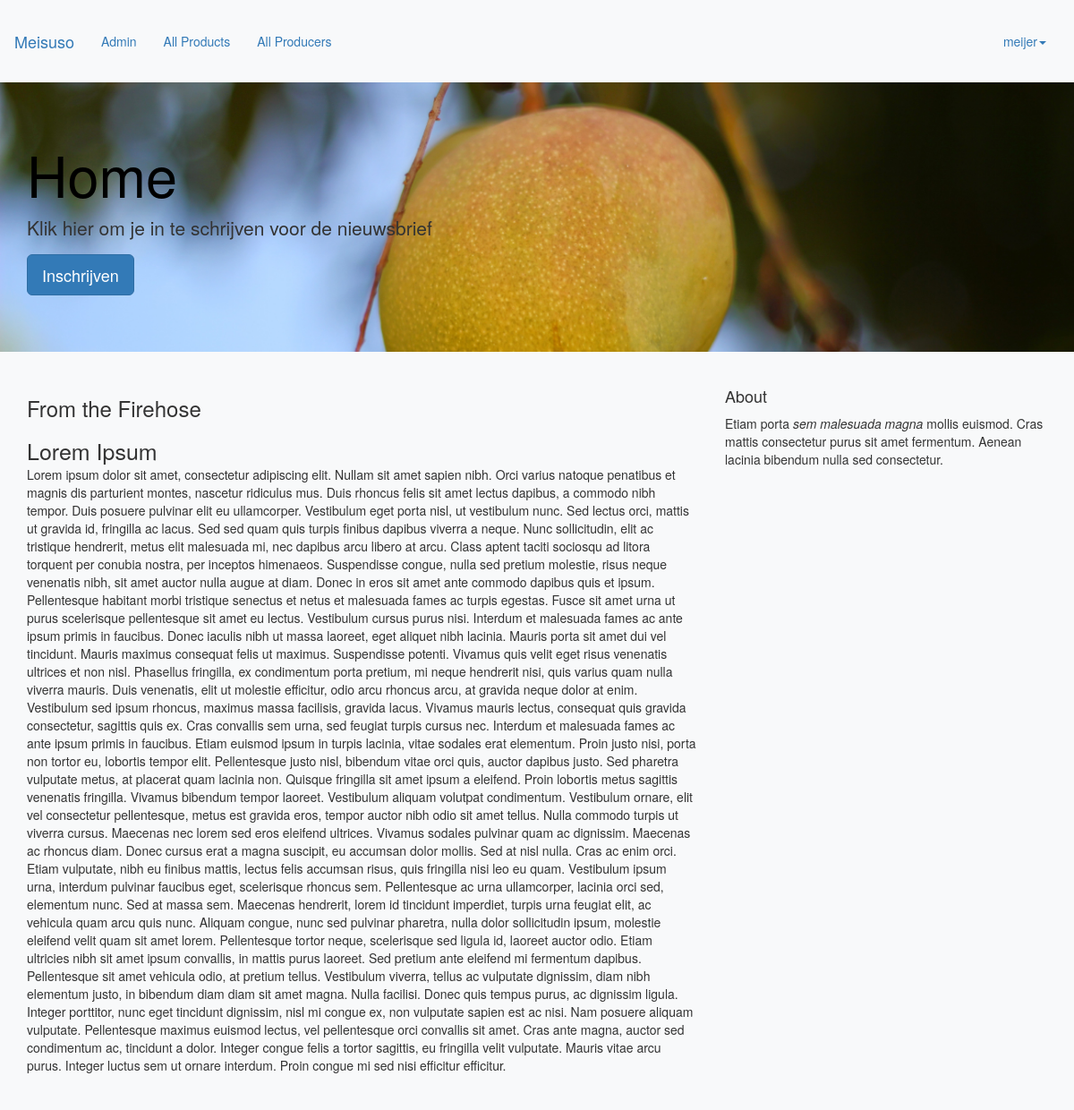
The app's page / (signed in) with its own data.
### accounts/models.py (models this page shows, shortened)
class BlogItem(models.Model):
    user = models.ForeignKey(User, on_delete=models.CASCADE, null=True, editable=False)
    title = models.CharField(max_length=100, default = '', null=True, blank=True)
    description = models.TextField(max_length=10000, default = '', null=True, blank=True)

### accounts/views.py (the view)
# urls.py: path('', views.home, name='home'),
def home(request):
    blogitems = BlogItem.objects.all()
    template = 'accounts/home.html'
    return render(request, template, {'blogitems':blogitems,'user': request.user})

### accounts/templates/accounts/home.html (shortened to what this page needs)
{% extends 'base.html' %}
{%block body%}
<div class="jumbotron">
  <div class="container">
    <h1>Home</h1>
    <p>Klik hier om je in te schrijven voor de nieuwsbrief</p>
    <p><a class="btn btn-primary btn-lg" href="#" role="button">Inschrijven</a></p>
  </div>
</div>
<main role="main" class="container">
  <div class="row">
    <div class="col-md-8 blog-main">
      <h3 class="pb-3 mb-4 font-italic border-bottom">
        From the Firehose
      </h3>
      <div class="blog-post">
      {% for BlogItem in blogitems %}
      <h2 class = "blog-post-title"> {{BlogItem.title}}</h2>
      <p>{{BlogItem.description}}</p>
      {% endfor %}
      </div>
    </div>
    <aside class="col-md-4 blog-sidebar">
      <div class="p-3 mb-3 bg-light rounded">
        <h4 class="font-italic">About</h4>
        <p class="mb-0">Etiam porta <em>sem malesuada magna</em> mollis euismod. Cras mattis consectetur purus sit amet fermentum. Aenean lacinia bibendum nulla sed consectetur.</p>
      </div>
    </aside>
  </div>
</main>
{%endblock%}

### accounts/templates/base.html (shortened to what this page needs)
<html>
  <head>
    {% load static %}
    <link rel="stylesheet"
    href="https://maxcdn.bootstrapcdn.com/bootstrap/3.3.7/css/bootstrap.min.css"
>
    <link rel="stylesheet" type="text/css" href="{% static 'accounts/style.css' %}">
</head>
<body>
  <br>
  <nav class="navbar navbar-expand-lg navbar-light fixed-top" id="mainNav">
          <div class="container-fluid">
            <div class="navbar-header">
              <a class="navbar-brand" href="/">Meisuso</a>
            </div>
            <div id="navbar" class="navbar-collapse collapse">
              {% if request.user.is_superuser %}
              <ul class = "nav navbar-nav">
<li><a href="{% url 'admin:index' %}">Admin</a></li>
</ul>
{%endif%}
  {% if user.is_authenticated %}<ul class = "nav navbar-nav">
    <li><a href="{% url 'all-product' %}">All Products</a></li>
    <li><a href="{% url 'all-users' %}">All Producers</a></li>
  </ul>
              <ul class="nav navbar-nav navbar-right">
                <li class="dropdown">
                  <a href="#" class="dropdown-toggle" data-toggle="dropdown" role="button" aria-haspopup="true" aria-expanded="false">{{user.username}}<span class="caret"></span></a>
                </li>
              </ul>
                {% else %}
<ul class="nav navbar-nav navbar-right">
                <li><a href="{% url 'register' %}">Register</a></li>
                <li><a href="{% url 'login' %}">Log In</a></li>
  </ul>
{% endif %}
            </div>
          </div>
        </nav>
    {% block body %}
    {% endblock%}
  </body>
</html>

### accounts/static/accounts/style.css (style rules this page uses)
h1 { color: black !important; }
.jumbotron { background: white url("../images/IMG_3962.JPG"); background-size: 100%; background-position: center center; }
body { background-color: #f8f9fa!important; }
html, body { height: 100%; }
.blog-post { margin-bottom: 4rem; }
.blog-post-title { margin-bottom: .25rem; font-size: 2.5rem; }

### accounts/templates/base.html (style rules this page uses)
html, body { height: 100%; margin: 0; padding: 0; }

### records on screen
BlogItem: title "Lorem Ipsum", description "Lorem ipsum dolor sit amet, consectetur adipiscing elit. Nullam sit amet sapien nibh. Orci varius natoque penatibus et magnis dis parturient montes, nascetur ridiculus mus. Duis rhoncus felis sit amet lectus dapibus, a commodo nibh tempor. Duis posuere pulvinar elit eu ullamcorper. Vestibulum eget porta nisl, ut vestibulum nunc. Sed lectus orci, mattis ut gravida id, fringilla ac lacus. Sed sed quam quis turpis finibus dapibus viverra a neque. Nunc sollicitudin, elit ac tristique hendrerit, metus elit malesuada mi, nec dapibus arcu libero at arcu. Class aptent taciti sociosqu ad litora torquent per conubia nostra, per inceptos himenaeos. Suspendisse congue, nulla sed pretium molestie, risus…"

### other values on screen
{{ user.username }} "meijer"
